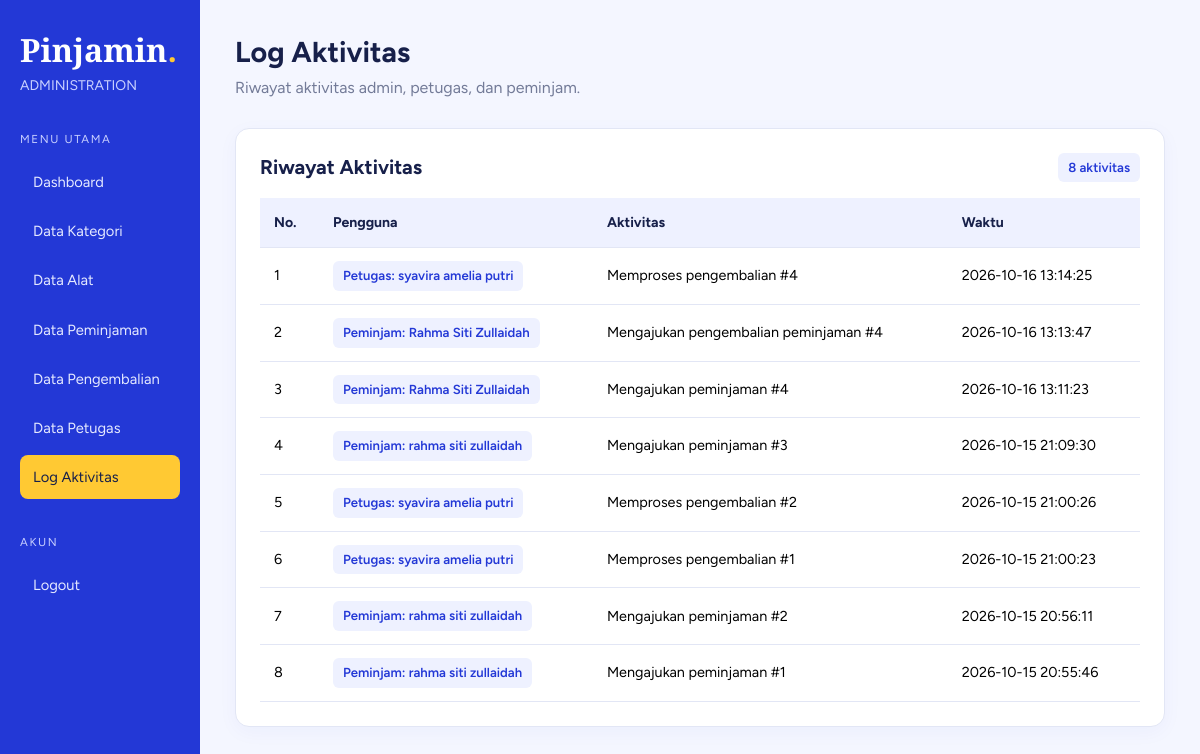
The page /admin/log_aktivitas.php (signed in) on the database its author committed.
### tables this page shows
CREATE TABLE `log_aktivitas` (
  `id_log` int(11) NOT NULL,
  `id_admin` int(11) NOT NULL DEFAULT 0,
  `id_petugas` int(11) NOT NULL DEFAULT 0,
  `id_peminjam` int(11) NOT NULL DEFAULT 0,
  `aktivitas` varchar(100) NOT NULL,
  `waktu` datetime NOT NULL
);

CREATE TABLE `petugas` (
  `id_petugas` int(11) NOT NULL,
  `username` varchar(50) NOT NULL,
  `password` varchar(255) NOT NULL,
  `no_hp` varchar(20) NOT NULL
);

CREATE TABLE `peminjam` (
  `id_peminjam` int(11) NOT NULL,
  `username` varchar(50) NOT NULL,
  `nisn` varchar(10) NOT NULL,
  `kelas` varchar(20) NOT NULL,
  `jenis_peminjam` enum('siswa','guru','','') NOT NULL,
  `login_username` varchar(50) DEFAULT NULL,
  `password` varchar(255) DEFAULT NULL
);

### admin/log_aktivitas.php (the view, shortened to what this page needs)
<?php
include "../koneksi.php";
$query = mysqli_query($koneksi, "
    SELECT
        l.id_log,
        l.aktivitas,
        l.waktu,
        a.username AS admin_username,
        p.username AS petugas_username,
        pm.username AS peminjam_username
    FROM log_aktivitas l
    LEFT JOIN admin a ON l.id_admin = a.id_admin
    LEFT JOIN petugas p ON l.id_petugas = p.id_petugas
    LEFT JOIN peminjam pm ON l.id_peminjam = pm.id_peminjam
    ORDER BY l.id_log DESC
");
?>
<!DOCTYPE html>
<html lang="id">
<head>
    <link href="https://cdn.jsdelivr.net/npm/bootstrap@5.3.3/dist/css/bootstrap.min.css" rel="stylesheet">
</head>
<body>
<div class="container-fluid">
    <div class="row">
        <aside class="col-md-3 col-xl-2 sidebar">
            <a href="index.php" class="brand">Pinjamin<span>.</span></a>
            <p class="small mt-1" style="color:#C9D0FF">ADMINISTRATION</p>
            <p class="menu-label">MENU UTAMA</p>
            <nav class="menu">
                <a href="index.php">Dashboard</a>
                <a href="kategori.php">Data Kategori</a>
                <a href="alat.php">Data Alat</a>
                <a href="peminjaman.php">Data Peminjaman</a>
                <a href="pengembalian.php">Data Pengembalian</a>
                <a href="petugas.php">Data Petugas</a>
                <a href="log_aktivitas.php" class="active">Log Aktivitas</a>
            </nav>
            <p class="menu-label">AKUN</p>
            <nav class="menu">
                <a href="../logout.php"
                   onclick="return confirm('Yakin ingin keluar?')">
                    Logout
                </a>
            </nav>
        </aside>
        <main class="col-md-9 col-xl-10 main">
            <h3 class="page-title">Log Aktivitas</h3>
            <p class="page-description">
                Riwayat aktivitas admin, petugas, dan peminjam.
            </p>
            <div class="panel">
                <div class="d-flex justify-content-between align-items-center mb-3">
                    <h5 class="fw-bold mb-0">Riwayat Aktivitas</h5>
                    <span class="user-label">
                        <?= mysqli_num_rows($query); ?> aktivitas
                    </span>
                </div>
                <div class="table-responsive">
                    <table class="table table-hover align-middle">
                        <thead>
                            <tr>
                                <th>No.</th>
                                <th>Pengguna</th>
                                <th>Aktivitas</th>
                                <th>Waktu</th>
                            </tr>
                        </thead>
                        <tbody>
                            <?php if (mysqli_num_rows($query) > 0): ?>
                                <?php $no = 1; ?>
                                <?php while ($data = mysqli_fetch_assoc($query)): ?>
                                    <?php
                                    $pengguna = "-";
                                    if ($data['admin_username'] !== null) {
                                        $pengguna = "Admin: " . $data['admin_username'];
                                    } elseif ($data['petugas_username'] !== null) {
                                        $pengguna = "Petugas: " . $data['petugas_username'];
                                    } elseif ($data['peminjam_username'] !== null) {
                                        $pengguna = "Peminjam: " . $data['peminjam_username'];
                                    }
                                    ?>
                                    <tr>
                                        <td><?= $no++; ?></td>
                                        <td>
                                            <span class="user-label">
                                                <?= htmlspecialchars($pengguna); ?>
                                            </span>
                                        </td>
                                        <td><?= htmlspecialchars($data['aktivitas']); ?></td>
                                        <td><?= htmlspecialchars($data['waktu']); ?></td>
                                    </tr>
                                <?php endwhile; ?>
                            <?php endif; ?>
                        </tbody>
                    </table>
                </div>
            </div>
        </main>
    </div>
</div>
</body>
</html>

### admin/log_aktivitas.php (style rules this page uses)
:root { --ink: #17204A; --paper: #F4F6FF; --sheet: #FFFFFF; --blue: #2338d6; --yellow: #ffc933; --muted: #737B98; --line: #E2E6F5; }
body { margin: 0; background: var(--paper); color: var(--ink); font-family: "Figtree", sans-serif; }
.sidebar { background: var(--blue); color: white; min-height: 100vh; padding: 28px 20px; }
.brand { font: 700 2rem "Cormorant Garamond", serif; color: white; text-decoration: none; }
.brand span { color: var(--yellow); }
.menu-label { color: #C9D0FF; font-size: .72rem; letter-spacing: .14em; margin: 35px 0 12px; }
.menu a { display: block; color: #E5E9FF; text-decoration: none; padding: 11px 13px; margin-bottom: 5px; border-radius: 8px; font-size: .92rem; transition: .2s; }
.menu a:hover, .menu a.active { background: var(--yellow); color: var(--ink); }
.main { padding: 35px; }
.page-title { font-size: 1.8rem; font-weight: 700; margin-bottom: 6px; }
.page-description { color: var(--muted); margin-bottom: 28px; }
.panel { background: var(--sheet); border: 1px solid var(--line); border-radius: 14px; padding: 24px; box-shadow: 0 5px 20px rgba(35, 56, 214, .04); }
.table { margin-bottom: 0; color: var(--ink); }
.table thead th { background: #EEF1FF; color: var(--ink); border-color: var(--line); font-size: .88rem; font-weight: 700; white-space: nowrap; padding: 14px; }
.table td { border-color: var(--line); padding: 13px 14px; vertical-align: middle; font-size: .9rem; }
.user-label { display: inline-block; background: #EEF1FF; color: var(--blue); padding: 5px 10px; border-radius: 6px; font-size: .82rem; font-weight: 600; }

### rows shown on the page
log_aktivitas: id_petugas.username "Petugas: syavira amelia putri", aktivitas "Memproses pengembalian #4", waktu "2026-10-16 13:14:25"
log_aktivitas: id_peminjam.username "Peminjam: Rahma Siti Zullaidah", aktivitas "Mengajukan pengembalian peminjaman #4", waktu "2026-10-16 13:13:47"
log_aktivitas: id_peminjam.username "Peminjam: Rahma Siti Zullaidah", aktivitas "Mengajukan peminjaman #4", waktu "2026-10-16 13:11:23"
log_aktivitas: id_peminjam.username "Peminjam: rahma siti zullaidah", aktivitas "Mengajukan peminjaman #3", waktu "2026-10-15 21:09:30"
log_aktivitas: id_petugas.username "Petugas: syavira amelia putri", aktivitas "Memproses pengembalian #2", waktu "2026-10-15 21:00:26"
log_aktivitas: id_petugas.username "Petugas: syavira amelia putri", aktivitas "Memproses pengembalian #1", waktu "2026-10-15 21:00:23"
log_aktivitas: id_peminjam.username "Peminjam: rahma siti zullaidah", aktivitas "Mengajukan peminjaman #2", waktu "2026-10-15 20:56:11"
log_aktivitas: id_peminjam.username "Peminjam: rahma siti zullaidah", aktivitas "Mengajukan peminjaman #1", waktu "2026-10-15 20:55:46"

### other values the page prints
mysqli_num_rows($query) "8"
